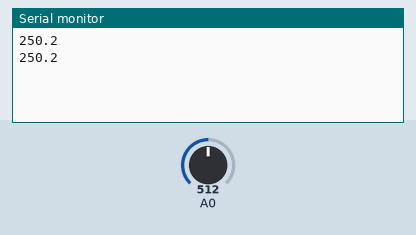
Recording of a sketch running on a simulated Arduino Uno, built with avr-gcc and run on an emulated ATmega328P. On the bench: the last lines printed to the serial monitor. The inputs (shaded band) are chosen by the test bench; at power-on: A0 = 512.

Above: at 2.8 s.
2.9 s: A0 set to 716
At 5.2 s:
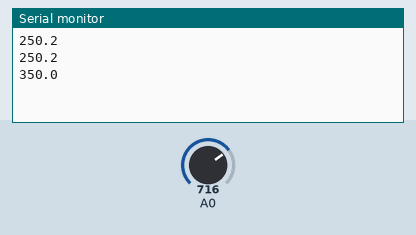
5.6 s: A0 set to 900
At 7.0 s:
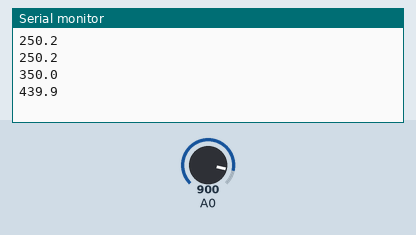
Timing chart, 0 to 8.6 s (numbered marks = the images above; inputs shaded):
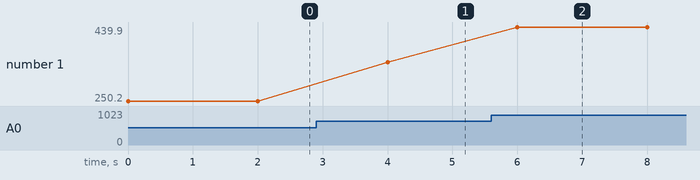

The sketch:

LM35_skecth.ino
```cpp
int TEMPERATURE_SENSOR;
float temperature;

void setup() {
  Serial.begin(9600);
}

void loop() {
  TEMPERATURE_SENSOR = analogRead(A0);
  temperature = convertToCelsius();
  Serial.println(temperature, 1);
  delay(2000);
}

float convertToCelsius(){
  return ((TEMPERATURE_SENSOR * 5000.0) / 1023) / 10;
}
```

Measured:
- after the input at 2.9 s, the serial monitor: prints a new line after 1.1 s (image 1)
- after the input at 5.6 s, the serial monitor: prints a new line after 0.40 s (image 2)
- plotted number 1: 250.2 → 350 after the input at 2.9 s, 350 → 439.9 after the input at 5.6 s
